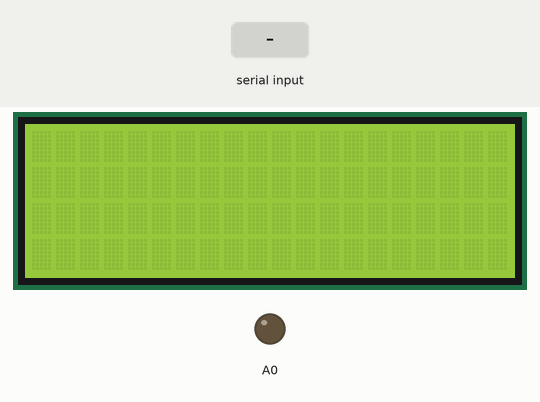
Bench run of a sketch on a simulated Arduino Uno, built with avr-gcc and run on an emulated ATmega328P. Shown: 20×4 character LCD, output pins drawn as LEDs (lit = HIGH). The inputs (shaded band) are chosen by the test bench.

Above: at 1.2 s.
1.3 s: "90,45\n" received over Serial
At 2.7 s:
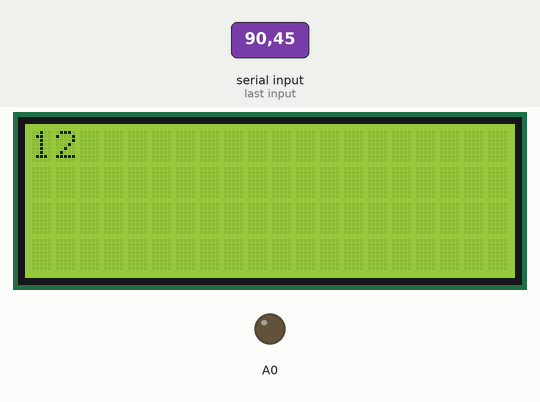
3.8 s: "30,150\n" received over Serial
At 5.8 s:
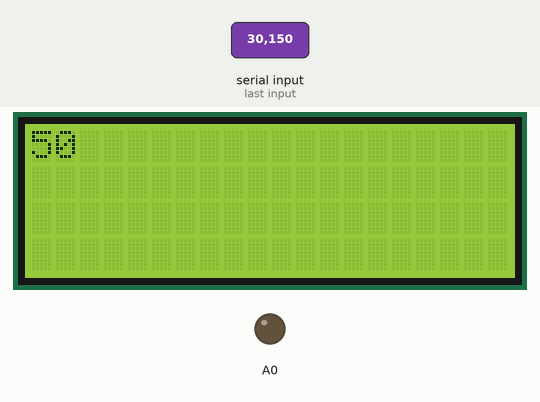
Timing chart, 0 to 7.3 s (numbered marks = the images above; inputs shaded):
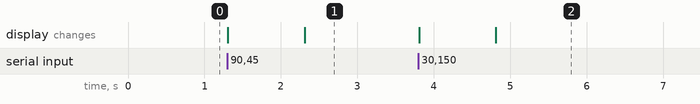

The sketch:

sketch_sep21a.ino
```cpp
#include <LiquidCrystal_I2C.h>
LiquidCrystal_I2C lcd(0x27,20,4);
void setup() {
  Serial.begin(9600);
  pinMode(A0, OUTPUT);
  lcd.init();
  lcd.backlight();
}

void loop() {

  if (Serial.available() > 0) {

    byte buffer[4];
    Serial.readBytes(buffer, sizeof(buffer));
    int num = convertBytesToInt(buffer);
    // Map value from Python 0-255 range to analogWrite 0-1023 range
    lcd.setCursor(0,0);
    lcd.print(num);
    analogWrite(A0, num);

  }
}

int convertBytesToInt(byte buffer[]) {

  int num = 0;

  for (int i=0; i<sizeof(buffer); i++) {
    num += buffer[i] - '0';
    if (i < sizeof(buffer)-1) {
      num *= 10;
    }
  }

  return num;

}
```

Measured:
- after the input at 1.3 s, the display: first changes at once (image 1 shows a later state)
- after the input at 3.8 s, the display: first changes at once (image 2 shows a later state)
